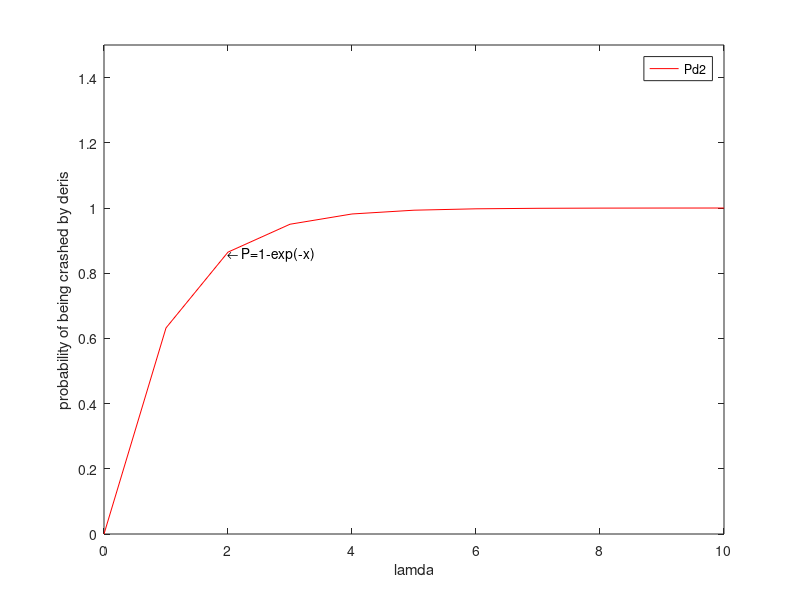

Source code (MATLAB):
%x=0:20:200;
%y=[12500 12900 15000 17500 20000 25000 30000 40000 48000 60000 70000];
%ratio=polyfit(x,y,4);
%y1=polyval(ratio,x);
%plot(x,y1,'-')
%y2=0.02.*x.^3-1.31.*x.^2+90.29.*x+12181.82
%plot(x,y2,'-');

x=[0:1:10];
y=1-exp(-x);
figure;
%set(gca,'xtick',[0:0.5:10]);
%set(gca,'ytick',[0:0.1:1.5]);
plot(x,y,'-r');
text(2,0.86,'\leftarrow P=1-exp(-x)');
axis([0 10 0 1.5]);
legend('Pd2');
%grid on;  
xlabel('lamda');
ylabel('probability of being crashed by deris'); 
